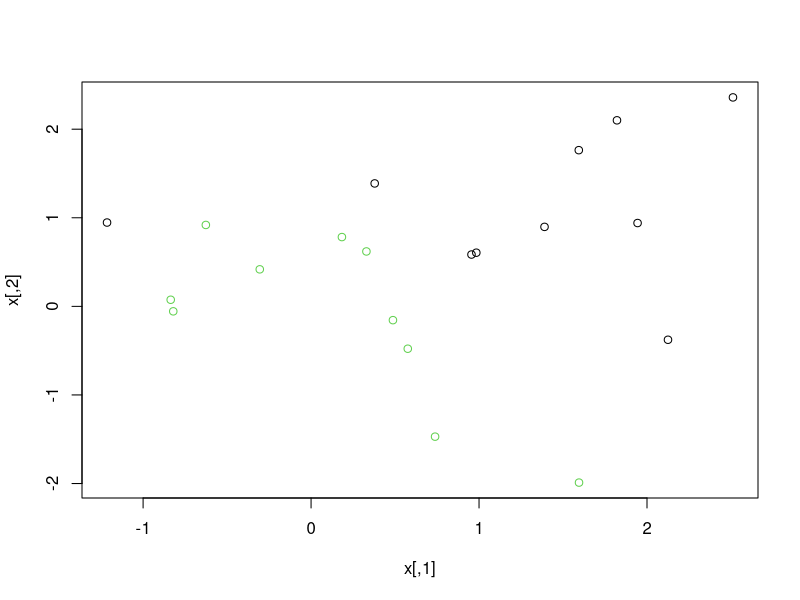
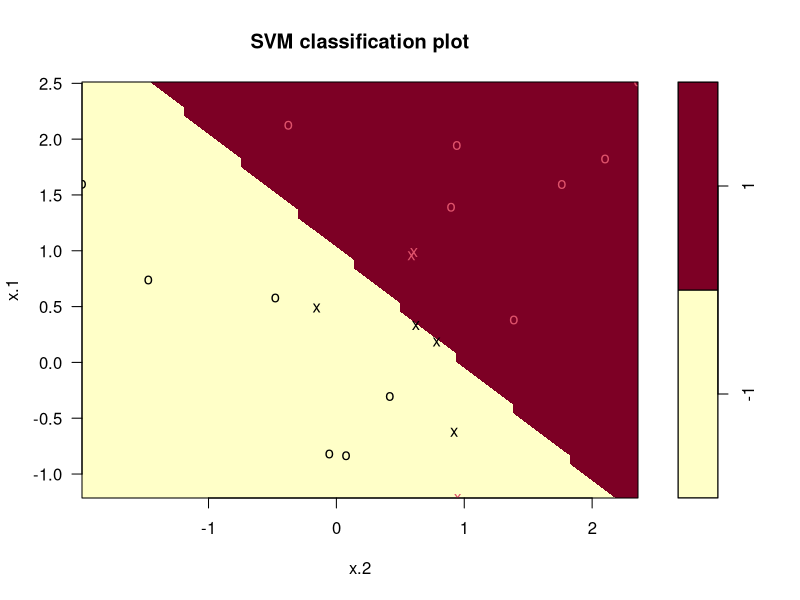
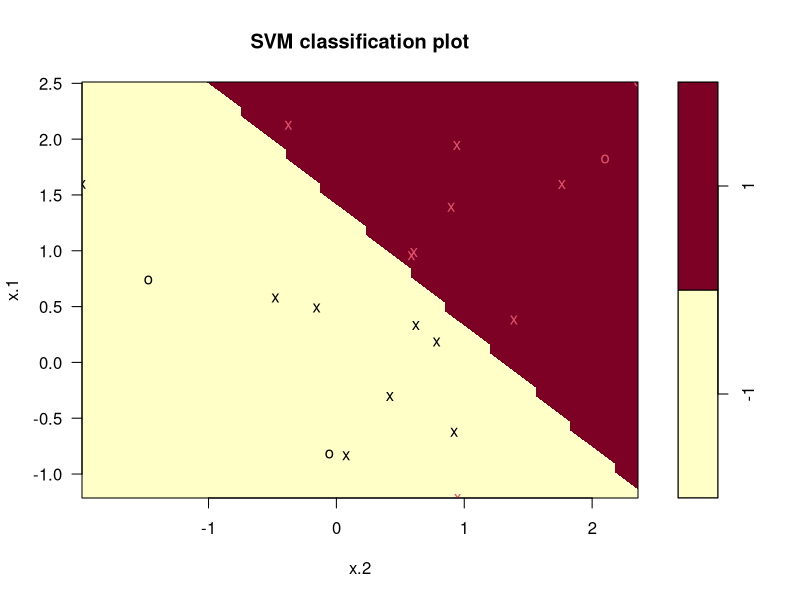

Source code (R) for these figures, in order:
# SVM (Support Vector Machine) : 서로 다른 집단에 속하는 데이터 간에 
# 간격이 최대가 되는 초평면을 기준으로 데이터를 분류하는 알고리즘
# 초평면 마진을 최대화하는데 결정적 영향을 주는 데이터들을 support vector라고 함 
# Kernal trick을 이용해서 비선형 데이터인 경우에도 차원을 늘려 분류가 가능.

set.seed(1)
x <- matrix(rnorm(20 * 2), ncol=2) # 정규 분포를 따른 난수 발생

y <- c(rep(-1, 10), rep(1, 10))
x #              [,1]        [,2]
  # [1,] -0.62645381  0.91897737
  # [2,]  0.18364332  0.78213630
  # [3,] -0.83562861  0.07456498
  # [4,]  1.59528080 -1.98935170
  # [5,]  0.32950777  0.61982575
  # [6,] -0.82046838 -0.05612874
  # [7,]  0.48742905 -0.15579551
  # [8,]  0.73832471 -1.47075238
  # [9,]  0.57578135 -0.47815006
  # [10,] -0.30538839  0.41794156
  # [11,]  1.51178117  1.35867955
  # [12,]  0.38984324 -0.10278773
  # [13,] -0.62124058  0.38767161
  # [14,] -2.21469989 -0.05380504
  # [15,]  1.12493092 -1.37705956
  # [16,] -0.04493361 -0.41499456
  # [17,] -0.01619026 -0.39428995
  # [18,]  0.94383621 -0.05931340
  # [19,]  0.82122120  1.10002537
  # [20,]  0.59390132  0.76317575
y # [1] -1 -1 -1 -1 -1 -1 -1 -1 -1 -1  1  1  1  1  1  1  1  1  1  1

x[y == 1, ] <- x[y == 1, ] + 1 # x 값의 11번째부터 1을 얹어줌 (10번째 숫자 이후로는 1씩 커짐)
x #             [,1]        [,2]
  # [1,] -0.6264538  0.91897737
  # [2,]  0.1836433  0.78213630
  # [3,] -0.8356286  0.07456498
  # [4,]  1.5952808 -1.98935170
  # [5,]  0.3295078  0.61982575
  # [6,] -0.8204684 -0.05612874
  # [7,]  0.4874291 -0.15579551
  # [8,]  0.7383247 -1.47075238
  # [9,]  0.5757814 -0.47815006
  # [10,] -0.3053884  0.41794156
  # [11,]  2.5117812  2.35867955
  # [12,]  1.3898432  0.89721227
  # [13,]  0.3787594  1.38767161
  # [14,] -1.2146999  0.94619496
  # [15,]  2.1249309 -0.37705956
  # [16,]  0.9550664  0.58500544
  # [17,]  0.9838097  0.60571005
  # [18,]  1.9438362  0.94068660
  # [19,]  1.8212212  2.10002537
  # [20,]  1.5939013  1.76317575

plot(x, col=(2-y))

# SVM 모델
# install.packages("e1071")
library(e1071)

df <- data.frame(x=x, y=as.factor(y))
df #           x.1         x.2  y
   # 1  -0.6264538  0.91897737 -1
   # 2   0.1836433  0.78213630 -1
   # 3  -0.8356286  0.07456498 -1
   # 4   1.5952808 -1.98935170 -1
   # 5   0.3295078  0.61982575 -1
   # 6  -0.8204684 -0.05612874 -1
   # 7   0.4874291 -0.15579551 -1
   # 8   0.7383247 -1.47075238 -1
   # 9   0.5757814 -0.47815006 -1
   # 10 -0.3053884  0.41794156 -1
   # 11  2.5117812  2.35867955  1
   # 12  1.3898432  0.89721227  1
   # 13  0.3787594  1.38767161  1
   # 14 -1.2146999  0.94619496  1
   # 15  2.1249309 -0.37705956  1
   # 16  0.9550664  0.58500544  1
   # 17  0.9838097  0.60571005  1
   # 18  1.9438362  0.94068660  1
   # 19  1.8212212  2.10002537  1
   # 20  1.5939013  1.76317575  1
svmfit <- svm(formula=y ~ ., data=df, kernel='linear', cost=10, scale=F) # scale : 정규화화 
svmfit # Parameters:
       # SVM-Type:  C-classification 
       # SVM-Kernel:  linear 
       # cost:  10 
       # 
       # Number of Support Vectors:  7 // 7개가 참여함

plot(svmfit, df)

attributes(svmfit) # 모든 속성 목록

svmfit$index # 1  2  5  7 14 16 17 // index 속성을 이용해서 어떤 게 support vector인지 알려줌 
df[c(1, 2, 5, 7, 14, 16, 17), ] #           x.1        x.2  y
                                # 1  -0.6264538  0.9189774 -1
                                # 2   0.1836433  0.7821363 -1
                                # 5   0.3295078  0.6198257 -1
                                # 7   0.4874291 -0.1557955 -1
                                # 14 -1.2146999  0.9461950  1
                                # 16  0.9550664  0.5850054  1
                                # 17  0.9838097  0.6057100  1
summary(svmfit) # Number of Support Vectors:  7

svmfit <- svm(formula=y ~ ., data=df, kernel='linear', cost=0.1, scale=F) 
plot(svmfit, df)
summary(svmfit) # Number of Support Vectors:  16 
